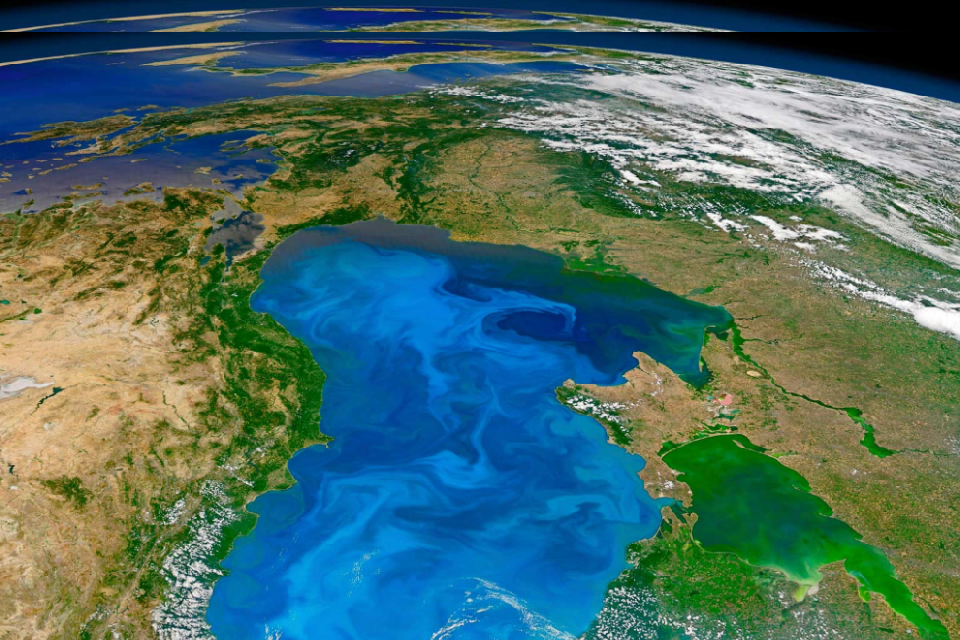

A level layout from a 2D game, rendered from its tile map. Below: a short description, then the map file with tile-grid data replaced by summaries:
An orthogonal 30x20 tile map with 32x32 px tiles, 1 tile layer (块层 1).

<map version="1.0" orientation="orthogonal" renderorder="right-down" width="30" height="20" tilewidth="32" tileheight="32" nextobjectid="1">
 <tileset firstgid="1" name="map" tilewidth="32" tileheight="32" spacing="1" margin="1" tilecount="703" columns="37">
  <image source="map.png" width="1228" height="640" />
 </tileset>
 <layer name="块层 1" width="30" height="20">
  <data>[600 cells, 600 non-empty, 570 distinct tile ids]</data>
 </layer>
</map>